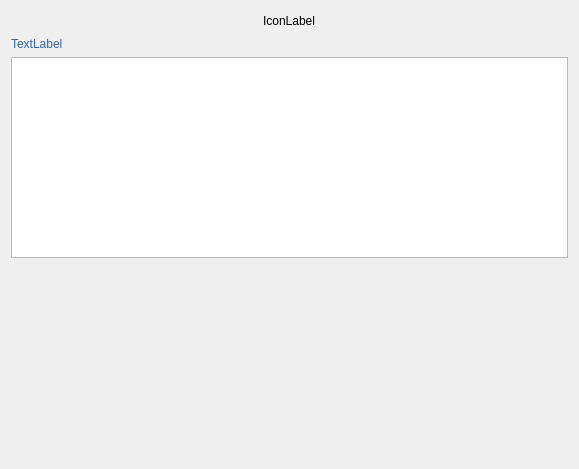
<?xml version="1.0" encoding="UTF-8"?>
<ui version="4.0">
 <class>UploadCreationPageWizard</class>
 <widget class="QWizardPage" name="UploadCreationPageWizard">
  <property name="geometry">
   <rect>
    <x>0</x>
    <y>0</y>
    <width>579</width>
    <height>469</height>
   </rect>
  </property>
  <property name="windowTitle">
   <string>WizardPage</string>
  </property>
  <layout class="QGridLayout" name="gridLayout">
   <item row="2" column="0">
    <widget class="QLabel" name="lbl_step_text">
     <property name="styleSheet">
      <string notr="true">font: 75 13pt &quot;Ubuntu Condensed&quot;;
color: rgb(52, 101, 164);</string>
     </property>
     <property name="text">
      <string>TextLabel</string>
     </property>
    </widget>
   </item>
   <item row="4" column="1">
    <spacer name="verticalSpacer">
     <property name="orientation">
      <enum>Qt::Vertical</enum>
     </property>
     <property name="sizeHint" stdset="0">
      <size>
       <width>20</width>
       <height>40</height>
      </size>
     </property>
    </spacer>
   </item>
   <item row="3" column="0" colspan="3">
    <widget class="QTableView" name="tableview_execution_list"/>
   </item>
   <item row="1" column="0">
    <spacer name="horizontalSpacer">
     <property name="orientation">
      <enum>Qt::Horizontal</enum>
     </property>
     <property name="sizeHint" stdset="0">
      <size>
       <width>40</width>
       <height>20</height>
      </size>
     </property>
    </spacer>
   </item>
   <item row="1" column="1">
    <widget class="QLabel" name="lbl_step_icon">
     <property name="text">
      <string>IconLabel</string>
     </property>
    </widget>
   </item>
   <item row="1" column="2">
    <spacer name="horizontalSpacer_2">
     <property name="orientation">
      <enum>Qt::Horizontal</enum>
     </property>
     <property name="sizeHint" stdset="0">
      <size>
       <width>40</width>
       <height>20</height>
      </size>
     </property>
    </spacer>
   </item>
  </layout>
 </widget>
 <resources/>
 <connections/>
</ui>
